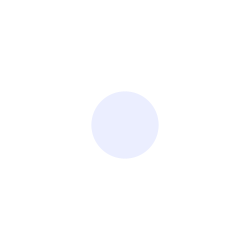
Frame 1 (no input)
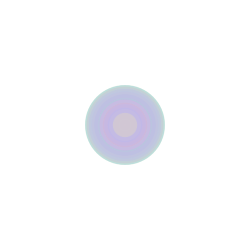
Frame 60 (the mouse pressed at the canvas centre just before this capture)
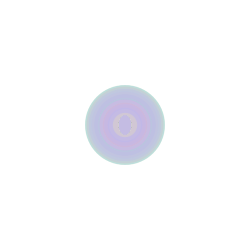
Frame 120 (the mouse held since frame 60 and released just before this capture)

The Processing sketch that drew these frames (run headless with seeded random() and noise(); from frame 60 on, the mouse is pressed at the canvas centre):

// Processing sketch: processing_19298
// ── processing_19298.pde

/*
potential changes:
export as SVG
export as PNG
etc

*/

int counter; // Declare variable "a" of type int

/* double slash indicates quotes in code//integer counter...int var = something as asterisk slash
*/

void setup() {  //as dynamic/setup function called initially, only once
  size(250, 250);// is the window
  background(255);  //set background white
  colorMode(HSB);   //set colors to Hue, Saturation, Brightness mode
  counter = 0;
}

void draw() {  //draw function loops 
  counter++;
    /*add one to the counter// Increases the value of an integer variable by 1. Equivalent to the operation i = i + 1. If the value of the      variable i is five, then the expression i++ increases the value of i to 6.*/

  noStroke();// outline

  fill(random(255),100,255,50);// these are the colors inside
  
  if(mousePressed == true) { //add some interaction //Determines if two values are equivalent. 
    ellipse(mouseX, mouseY, mouseX*.1, 20); //mouseX the coordinates of the mouse in X position (left/right) mouseY is up/down
  }
  else {
    ellipse(width/2, height/2, 80*sin(counter), 80*sin(counter));
  }
}
